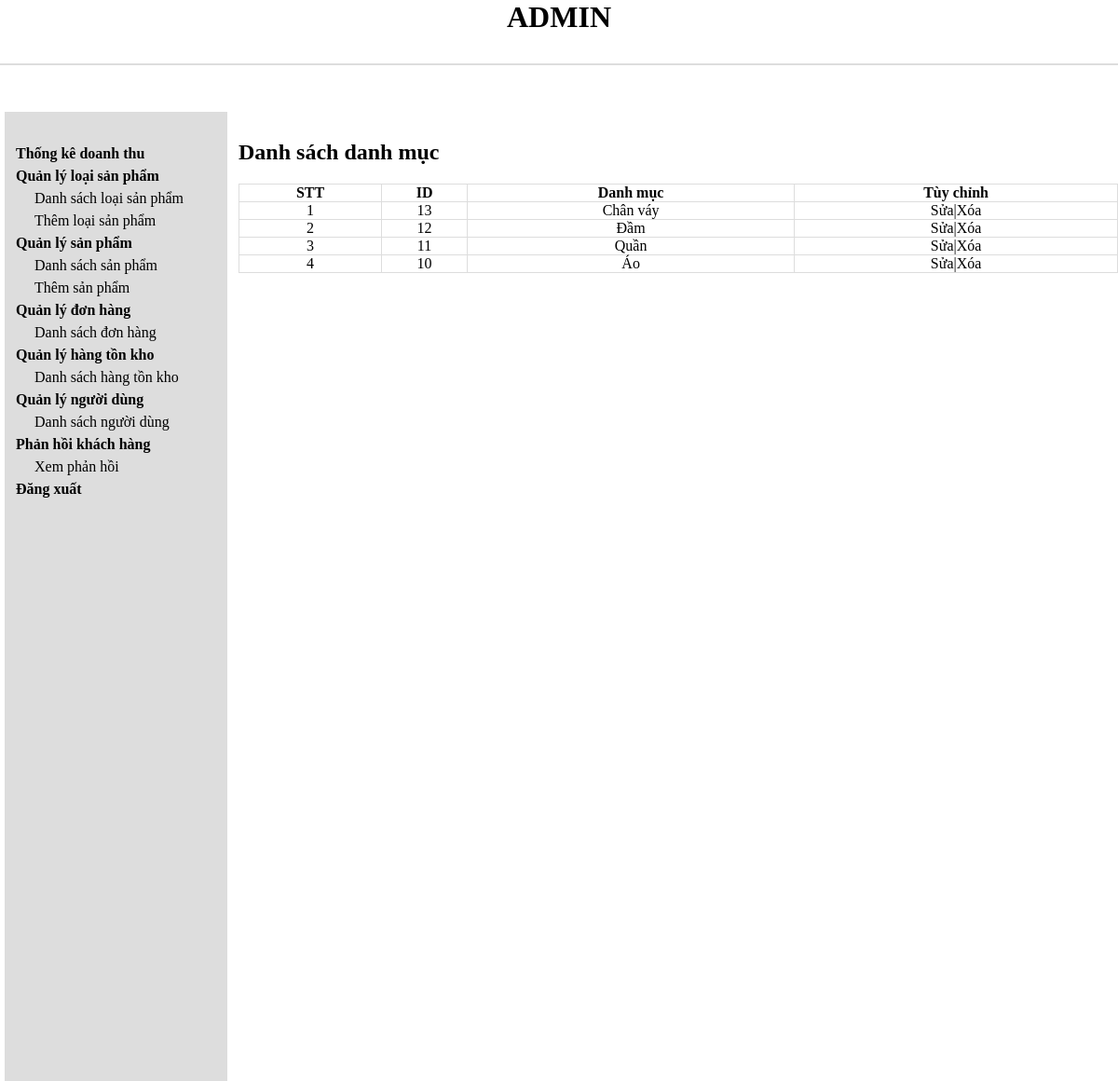
The page /loaisanpham/brandlist.php (signed in) on the database its author committed.
### tables this page shows
CREATE TABLE `brands` (
  `brand_id` int(11) NOT NULL,
  `brand_name` varchar(255) NOT NULL
);

### database/database.php (called while the page is built, shortened)
<?php
class Database {
    private $host = "localhost";
    private $user = "root";
    private $pass = "";
    private $dbname = "clothing_store";
    public $conn;
    public function connect() {
        $this->conn = new mysqli($this->host, $this->user, $this->pass, $this->dbname);
    }
    public function select($query) {
        $result = $this->conn->query($query) or
        die($this->conn->error . __LINE__);
        if ($result->num_rows > 0) {
            return $result;
        } else {
            return false;
        }
    }
}
?>

### class/brand_class.php (called while the page is built, shortened)
<?php
include "../database/database.php";
?>
<?php
    class brand {
        private $db;
        public function __construct(){
            $this -> db = new Database;
        }
        public function show_brand(){
            $query= "SELECT * FROM brands ORDER BY brand_id DESC";
            $result = $this ->db->select($query);
            return $result;
        }
    }
?>

### loaisanpham/brandlist.php (the view)
<?php
include "../database/header.php";
include '../database/sidebar.php';
include "../class/brand_class.php";
?>
<?php
    $brand = new brand;
    $show_brand = $brand->show_brand();
?>
        <div class="admin-content-right">
            <div class="admin-content-right-cartegory_list">
                <h1>Danh sách danh mục</h1>
                    <table>
                        <tr>
                            <th>STT</th>
                            <th>ID</th>
                            <th>Danh mục</th>
                            <th>Tùy chỉnh</th>
                        </tr>
                        <?php
                        if($show_brand){$i=0;
                            while($result = $show_brand->fetch_assoc()) {$i++;
                        ?>
                        <tr>
                            <td><?php echo $i ?></td>
                            <td><?php echo $result['brand_id']?></td>
                            <td><?php echo $result['brand_name']?></td>
                            <td><a href="brandedit.php?id=<?php echo $result['brand_id'] ?>">Sửa</a>|<a href="branddelete.php?id=<?php echo $result['brand_id'] ?>">Xóa</a></td>
                        </tr><?php
                    }
                }
                    ?>
                    </table>
            </div>
        </div>
</body>
</html>

### styles_admin.css (style rules this page uses)
* { margin: 0; padding: 0; box-sizing: border-box; color: black; outline: none; }
a { text-decoration: none; }
.admin-content-right { width: 80%; padding: 30px 0 0 12px; display: grid; }
.admin-content-right-cartegory_list table { width: 100%; text-align: center; margin-top: 20px; }
.admin-content-right-cartegory_list table tr th,td { border: 1px solid #dddddd; }
table { border-collapse: collapse; }

### rows shown on the page
brands: brand_id "13", brand_name "Chân váy"
brands: brand_id "12", brand_name "Đầm"
brands: brand_id "11", brand_name "Quần"
brands: brand_id "10", brand_name "Áo"
